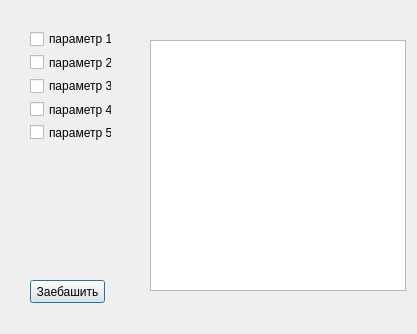
<?xml version="1.0" encoding="UTF-8"?>
<ui version="4.0">
 <class>Dialog</class>
 <widget class="QDialog" name="Dialog">
  <property name="geometry">
   <rect>
    <x>0</x>
    <y>0</y>
    <width>417</width>
    <height>334</height>
   </rect>
  </property>
  <property name="windowTitle">
   <string>Dialog</string>
  </property>
  <widget class="QPushButton" name="pushButton">
   <property name="geometry">
    <rect>
     <x>30</x>
     <y>280</y>
     <width>75</width>
     <height>23</height>
    </rect>
   </property>
   <property name="text">
    <string>Заебашить</string>
   </property>
  </widget>
  <widget class="QListWidget" name="listWidget">
   <property name="geometry">
    <rect>
     <x>150</x>
     <y>40</y>
     <width>256</width>
     <height>251</height>
    </rect>
   </property>
  </widget>
  <widget class="QWidget" name="layoutWidget">
   <property name="geometry">
    <rect>
     <x>30</x>
     <y>30</y>
     <width>82</width>
     <height>111</height>
    </rect>
   </property>
   <layout class="QVBoxLayout" name="verticalLayout">
    <item>
     <widget class="QCheckBox" name="checkBox">
      <property name="text">
       <string>параметр 1</string>
      </property>
     </widget>
    </item>
    <item>
     <widget class="QCheckBox" name="checkBox_2">
      <property name="text">
       <string>параметр 2</string>
      </property>
     </widget>
    </item>
    <item>
     <widget class="QCheckBox" name="checkBox_3">
      <property name="text">
       <string>параметр 3</string>
      </property>
     </widget>
    </item>
    <item>
     <widget class="QCheckBox" name="checkBox_4">
      <property name="text">
       <string>параметр 4</string>
      </property>
     </widget>
    </item>
    <item>
     <widget class="QCheckBox" name="checkBox_5">
      <property name="text">
       <string>параметр 5</string>
      </property>
     </widget>
    </item>
   </layout>
  </widget>
 </widget>
 <resources/>
 <connections/>
</ui>
